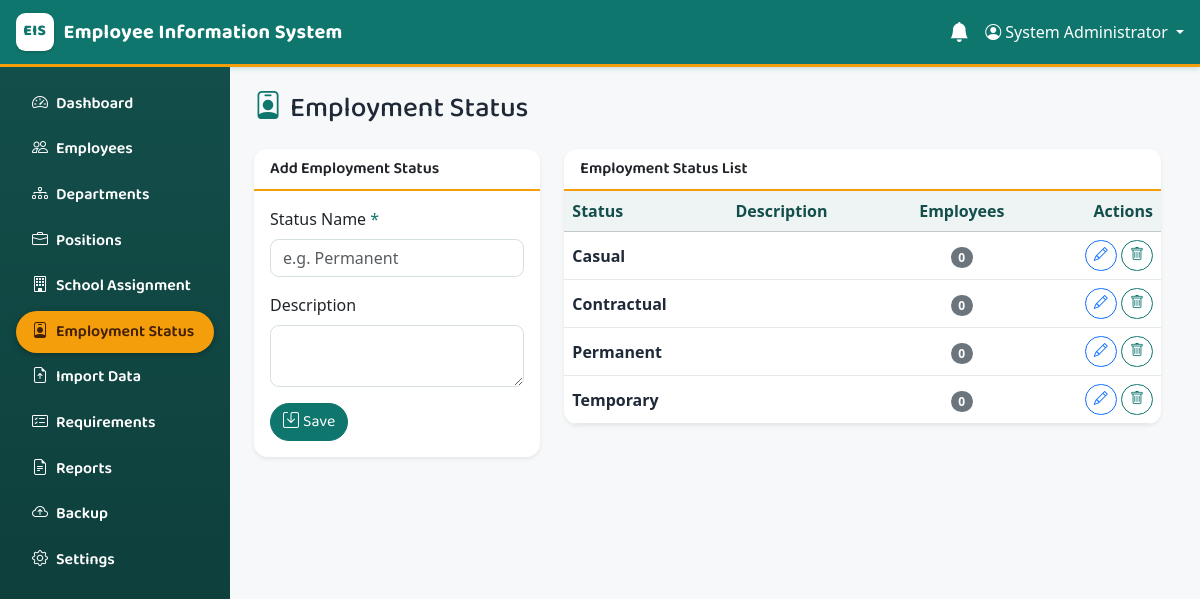
The page /modules/employment_statuses/index.php (signed in) on the database its author committed.
### tables this page shows
CREATE TABLE `employment_statuses` (
  `employment_status_id` int unsigned NOT NULL AUTO_INCREMENT,
  `status_name` varchar(50) NOT NULL,
  `description` varchar(255) DEFAULT NULL,
  PRIMARY KEY (`employment_status_id`),
  UNIQUE KEY `uq_employment_statuses_name` (`status_name`)
);

### includes/functions.php (called while the page is built, shortened)
<?php
function e(?string $value): string
{
    return htmlspecialchars($value ?? '', ENT_QUOTES, 'UTF-8');
}

### modules/employment_statuses/index.php (the view, shortened to what this page needs)
<?php
require_once __DIR__ . '/../../config/app.php';
$editing = null;
$statuses = $pdo->query(
    'SELECT s.employment_status_id, s.status_name, s.description,
            COUNT(e.employee_id) AS employee_count
     FROM employment_statuses s
     LEFT JOIN employees e ON e.employment_status_id = s.employment_status_id
     GROUP BY s.employment_status_id, s.status_name, s.description
     ORDER BY s.status_name'
)->fetchAll();
require __DIR__ . '/../../includes/header.php';
?>
<div class="d-flex justify-content-between align-items-center mb-4">
    <h1 class="h3 mb-0"><i class="bi bi-person-badge me-2"></i>Employment Status</h1>
</div>
<div class="row g-4">
    <div class="col-lg-4">
        <div class="card shadow-sm">
            <div class="card-header bg-white fw-semibold">
                <?= $editing ? 'Edit Employment Status' : 'Add Employment Status' ?>
            </div>
            <div class="card-body">
                <form method="post" action="save.php">
                    <div class="mb-3">
                        <label class="form-label" for="status_name">Status Name <span class="text-danger">*</span></label>
                        <input type="text" class="form-control" id="status_name" name="status_name"
                               maxlength="50" required placeholder="e.g. Permanent"
                               value="<?= e($editing['status_name'] ?? '') ?>">
                    </div>
                    <div class="mb-3">
                        <label class="form-label" for="description">Description</label>
                        <textarea class="form-control" id="description" name="description" rows="2"
                                  maxlength="255"><?= e($editing['description'] ?? '') ?></textarea>
                    </div>
                    <button type="submit" class="btn btn-danger">
                        <i class="bi bi-save me-1"></i><?= $editing ? 'Update' : 'Save' ?>
                    </button>
                </form>
            </div>
        </div>
    </div>
    <div class="col-lg-8">
        <div class="card shadow-sm">
            <div class="card-header bg-white fw-semibold">Employment Status List</div>
            <div class="table-responsive">
                <table class="table table-hover align-middle mb-0">
                    <thead class="table-light">
                        <tr>
                            <th>Status</th>
                            <th>Description</th>
                            <th class="text-center">Employees</th>
                            <th class="text-end">Actions</th>
                        </tr>
                    </thead>
                    <tbody>
                    <?php foreach ($statuses as $st): ?>
                        <tr>
                            <td class="fw-semibold"><?= e($st['status_name']) ?></td>
                            <td><?= e($st['description']) ?></td>
                            <td class="text-center">
                                <span class="badge text-bg-secondary"><?= (int)$st['employee_count'] ?></span>
                            </td>
                            <td class="text-end">
                                <a href="index.php?edit=<?= (int)$st['employment_status_id'] ?>"
                                   class="btn btn-sm btn-outline-primary" title="Edit">
                                    <i class="bi bi-pencil"></i>
                                </a>
                                <form method="post" action="delete.php" class="d-inline"
                                      data-confirm="Delete employment status '<?= e($st['status_name']) ?>'? Employees with it will have no employment status.">
                                    <button type="submit" class="btn btn-sm btn-outline-danger" title="Delete">
                                        <i class="bi bi-trash"></i>
                                    </button>
                                </form>
                            </td>
                        </tr>
                    <?php endforeach; ?>
                    </tbody>
                </table>
            </div>
        </div>
    </div>
</div>
<?php require __DIR__ . '/../../includes/footer.php'; ?>

### assets/css/style.css (style rules this page uses)
:root { --eis-primary: #0f766e; --eis-primary-dark: #0b5a54; --eis-deep: #134e4a; --eis-deep-dark: #0c3a37; --eis-accent: #f59e0b; --eis-accent-dark: #d97706; --eis-surface: #f6f8f9; --eis-card: #ffffff; --eis-line: #e4eaec; --eis-text: #1f2937; --eis-muted: #64748b; }
html, body { height: 100%; }
body { padding-right: 0 !important; margin: 0; background-color: var(--eis-surface); color: var(--eis-text); display: flex; flex-direction: column; overflow: hidden; }
h1, h2, h3, h4, h5, h6, .h1, .h2, .h3, .h4, .h5, .h6, .navbar-brand, .btn, .nav-link, .card-header, .dropdown-header { font-family: 'Baloo 2', 'Segoe UI', system-ui, sans-serif; }
h1 i, .h3 i { color: var(--eis-primary); }
.text-danger { color: var(--eis-primary) !important; }
.btn-danger { background-color: var(--eis-primary); border-color: var(--eis-primary); }
.btn-outline-danger { color: var(--eis-primary); border-color: var(--eis-primary); }
.card { border: none; border-radius: .85rem; overflow: clip; background-color: var(--eis-card); box-shadow: 0 2px 8px rgba(19, 78, 74, .07); }
.card-header { background-color: var(--eis-card) !important; border-bottom: 2px solid var(--eis-accent); font-weight: 600; }
.table { --bs-table-color: var(--eis-text); border-color: var(--eis-line); }
.table-light, .table thead.table-light th { --bs-table-bg: #eef4f4; color: #134e4a; }
.btn { border-radius: 50rem; }
.form-control, .form-select { border-radius: .55rem; border-color: #d5dee0; }
.badge { border-radius: 50rem; }

### rows shown on the page
employment_statuses: status_name "Casual", employee_count "0"
employment_statuses: status_name "Contractual", employee_count "0"
employment_statuses: status_name "Permanent", employee_count "0"
employment_statuses: status_name "Temporary", employee_count "0"

### other values the page prints
APP_NAME "Employee Information System"
$_SESSION['full_name'] "System Administrator"
$item['label'] "Dashboard"
$item['label'] "Employees"
$item['label'] "Departments"
$item['label'] "Positions"
$item['label'] "School Assignment"
$item['label'] "Employment Status"
$item['label'] "Import Data"
$item['label'] "Requirements"
$item['label'] "Reports"
$item['label'] "Backup"
$item['label'] "Settings"
